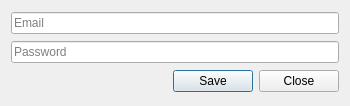
<?xml version="1.0" encoding="UTF-8"?>
<ui version="4.0">
 <class>ImportAccountDialog</class>
 <widget class="QDialog" name="ImportAccountDialog">
  <property name="geometry">
   <rect>
    <x>0</x>
    <y>0</y>
    <width>350</width>
    <height>106</height>
   </rect>
  </property>
  <property name="windowTitle">
   <string>Import Castle Age Account</string>
  </property>
  <layout class="QVBoxLayout" name="verticalLayout">
   <item>
    <widget class="QLineEdit" name="email">
     <property name="placeholderText">
      <string>Email</string>
     </property>
    </widget>
   </item>
   <item>
    <widget class="QLineEdit" name="password">
     <property name="echoMode">
      <enum>QLineEdit::Password</enum>
     </property>
     <property name="placeholderText">
      <string>Password</string>
     </property>
    </widget>
   </item>
   <item>
    <widget class="QDialogButtonBox" name="buttonBox">
     <property name="orientation">
      <enum>Qt::Horizontal</enum>
     </property>
     <property name="standardButtons">
      <set>QDialogButtonBox::Close|QDialogButtonBox::Save</set>
     </property>
     <property name="centerButtons">
      <bool>false</bool>
     </property>
    </widget>
   </item>
  </layout>
 </widget>
 <resources/>
 <connections>
  <connection>
   <sender>buttonBox</sender>
   <signal>accepted()</signal>
   <receiver>ImportAccountDialog</receiver>
   <slot>accept()</slot>
   <hints>
    <hint type="sourcelabel">
     <x>248</x>
     <y>214</y>
    </hint>
    <hint type="destinationlabel">
     <x>157</x>
     <y>241</y>
    </hint>
   </hints>
  </connection>
  <connection>
   <sender>buttonBox</sender>
   <signal>rejected()</signal>
   <receiver>ImportAccountDialog</receiver>
   <slot>reject()</slot>
   <hints>
    <hint type="sourcelabel">
     <x>316</x>
     <y>220</y>
    </hint>
    <hint type="destinationlabel">
     <x>286</x>
     <y>241</y>
    </hint>
   </hints>
  </connection>
 </connections>
</ui>
